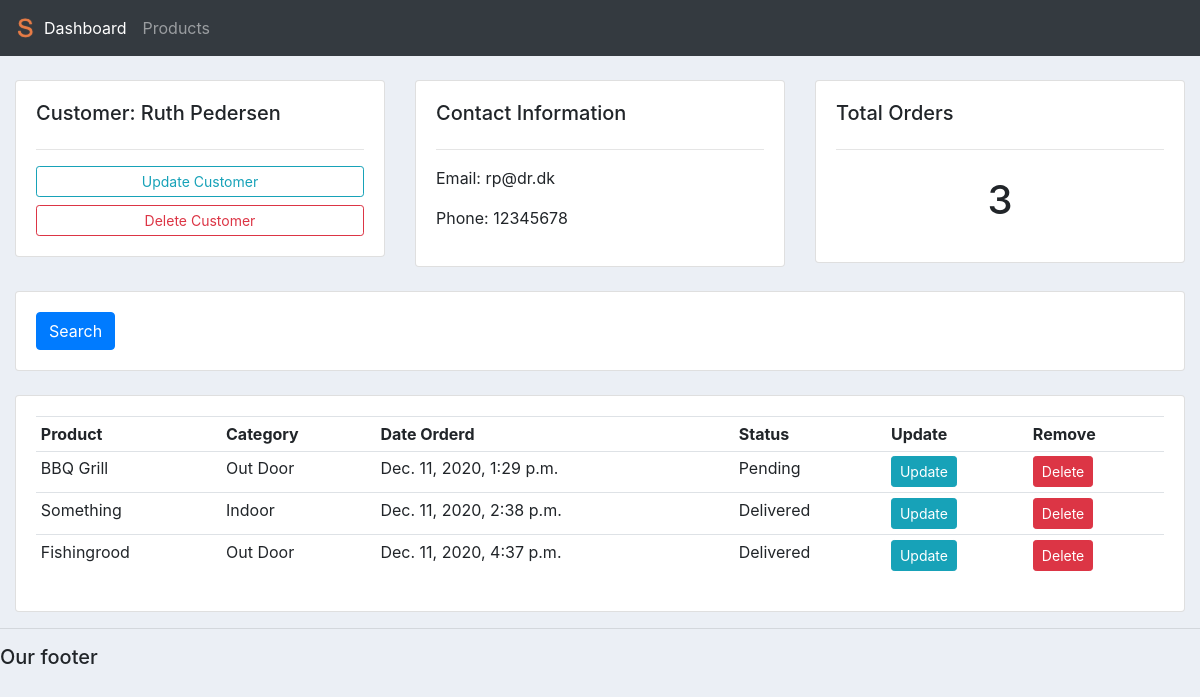
Screenshot of /customers/1/ with the database file from the repository.
### crm/models.py (models this page shows, shortened)
class Customer(models.Model):
    name = models.CharField(max_length = 200, null=True)
    phone = models.CharField(max_length = 200, null=True)
    email = models.CharField(max_length = 200, null=True)
    data_created = models.DateTimeField(auto_now_add=True)

class Order(models.Model):
    STATUS =    (
                ('Pending', 'Pending'),
                ('Out for delevery', 'Out for delevery '),
                ('Delivered','Delivered'),
                )
    customer     = models.ForeignKey(Customer, null=True, on_delete=models.SET_NULL)
    product      = models.ForeignKey(Product, null=True, on_delete=models.SET_NULL)
    date_created = models.DateTimeField(auto_now_add=True)
    Status       = models.CharField(max_length = 200, null=True, choices=STATUS)

class Product(models.Model):
    CATEGORY = (('Indoor', 'Indoor'),
                ('Out Door', 'Out Door')
                )
    name        = models.CharField(max_length = 200, null=True)
    price       = models.FloatField(null=True)
    category    = models.CharField(max_length = 200, null=True, choices=CATEGORY)
    description = models.CharField(max_length = 200, null=True, blank=True)
    date_created= models.DateTimeField(auto_now_add=True)
    tags         = models.ManyToManyField(Tag)
    def __str__ (self):
        return self.name

### crm/views.py (the view)
# urls.py: path('customers/<str:pk>/', views.customers, name='customer'),
def customers(request, pk):
    customer = Customer.objects.get(id=pk)
    orders = customer.order_set.all()
    orders_count = orders.count()
    context = {'customer': customer, 'orders': orders, 'orders_count':orders_count}
    return render(request, 'crm/customers.html',context)

### crm/templates/crm/customers.html
{% extends 'crm/main.html'   %}
{% block content %}
<br>
<div class="row">
<div class="col-md">
  <div class="card card-body">
    <h5>Customer: {{customer.name}}</h5>
    <hr>
    <a class="btn btn-outline-info  btn-sm btn-block" href="">Update Customer</a>
    <a class="btn btn-outline-danger  btn-sm btn-block" href="">Delete Customer</a>
  </div>
</div>
<div class="col-md">
  <div class="card card-body">
    <h5>Contact Information</h5>
    <hr>
    <p>Email: {{customer.email}}</p>
    <p>Phone: {{customer.phone}}</p>
  </div>
</div>
<div class="col-md">
  <div class="card card-body">
    <h5>Total Orders</h5>
    <hr>
    <h1 style="text-align: center;padding: 10px">{{orders_count}}</h1>
  </div>
</div>
</div>
<br>
<div class="row">
<div class="col">
  <div class="card card-body">
    <form method="get">
      <button class="btn btn-primary" type="submit">Search</button>
    </form>
  </div>
</div>
</div>
<br>
<div class="row">
<div class="col-md">
  <div class="card card-body">
    <table class="table table-sm">
      <tr>
        <th>Product</th>
        <th>Category</th>
        <th>Date Orderd</th>
        <th>Status</th>
        <th>Update</th>
        <th>Remove</th>
      </tr>
{% for order in orders %}
<tr>
<td>{{order.product}}</td>
<td>{{order.product.category}}</td>
<td>{{order.date_created}}</td>
<td>{{order.Status}}</td>
<td><a class="btn btn-sm btn-info" href="{% url 'update_order' order.id %}">Update</a></td>
<td><a class="btn btn-sm btn-danger" href="{% url 'delete_order' order.id %}">Delete</a></td>
</tr>
{% endfor %}
    </table>
  </div>
</div>
</div>
{% endblock %}

### static/css/main.css (style rules this page uses)
body { background-color: #ebeff5; }

### rows the page displays
Customer: name "Ruth Pedersen", email "rp@dr.dk", phone "12345678"
Order: product "BBQ Grill", product.category "Out Door", date_created "Dec. 11, 2020, 1:29 p.m.", Status "Pending"
Order: product "Something", product.category "Indoor", date_created "Dec. 11, 2020, 2:38 p.m.", Status "Delivered"
Order: product "Fishingrood", product.category "Out Door", date_created "Dec. 11, 2020, 4:37 p.m.", Status "Delivered"

### other values shown
{{ orders_count }} "3"
